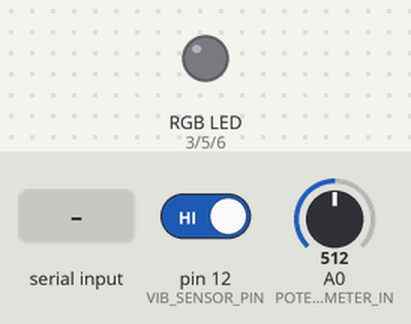
This program was run on a simulated Arduino Nano Every. On the bench: an RGB LED mixed from three pins (HIGH = lit). Inputs (shaded band) come from the test bench; at power-on: pin 12 (VIB_SENSOR_PIN) HIGH, A0 (POTENTIOMETER_IN) = 512. Dim RGB values are drawn brighter than linear; what the program prints to the serial monitor is not drawn.

Above: at 1.2 s.
1.3 s: "90,45\n" received over Serial
At 2.3 s:
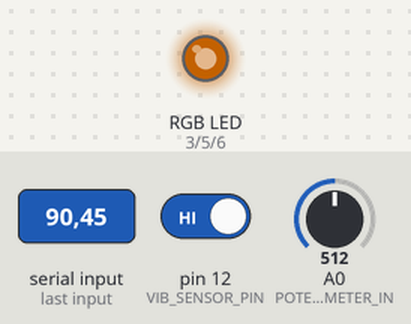
2.8 s: "30,150\n" received over Serial
At 3.4 s:
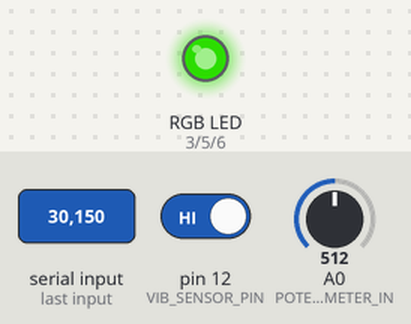
4.3 s: "5\n" received over Serial
At 4.6 s:
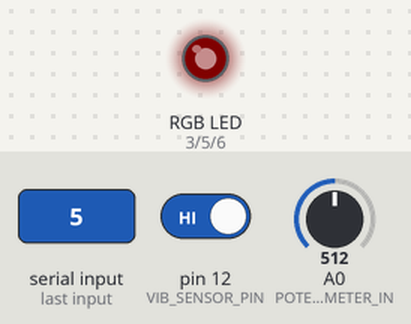
5.8 s: "90\n" received over Serial
At 6.9 s:
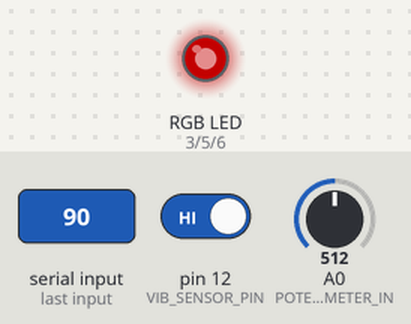
7.3 s: "200\n" received over Serial
At 8.0 s:
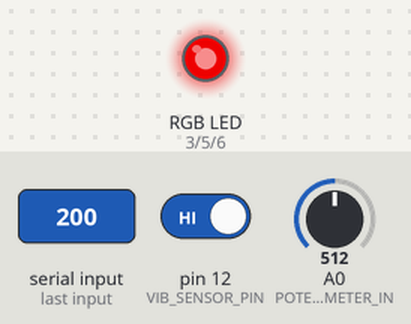
Timing chart, 0 to 10.3 s (numbered marks = the images above; inputs shaded):
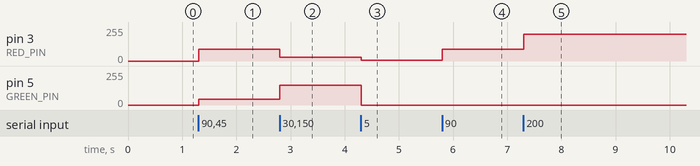

Measured:
- after the input at 1.3 s, pin 3 (RED_PIN): 0/255 → 90/255 at once; pin 5 (GREEN_PIN): 0/255 → 45/255 at once
- after the input at 2.8 s, pin 3 (RED_PIN): 90/255 → 30/255 at once; pin 5 (GREEN_PIN): 45/255 → 150/255 at once
- after the input at 4.3 s, pin 3 (RED_PIN): 30/255 → 5/255 at once; pin 5 (GREEN_PIN): 150/255 → 0/255 at once
- after the input at 5.8 s, pin 3 (RED_PIN): 5/255 → 90/255 at once
- after the input at 7.3 s, pin 3 (RED_PIN): 90/255 → 200/255 at once

The program:

main.cpp
```cpp
#include <Arduino.h>

#define RED_PIN 3
#define GREEN_PIN 5
#define BLUE_PIN 6
#define VIB_SENSOR_PIN 12
#define ANALOG_IN_MAX_VALUE 1023.0
#define POTENTIOMETER_IN A0

bool didVibrate = false;
size_t vibrationCount = 0;

void vibrated();

void setup() {
  // Add code here to set the pin modes for
  // the three pins connected to the LED
  // ??
  // ??
  // ??
  pinMode(VIB_SENSOR_PIN, INPUT_PULLUP);
  pinMode(POTENTIOMETER_IN, INPUT);

  attachInterrupt(digitalPinToInterrupt(VIB_SENSOR_PIN), vibrated, CHANGE);

  Serial.begin(115200);
}

void loop() {
  if (Serial.available()) {
    String line = Serial.readStringUntil('\n');

    int red;
    int green;
    int blue;
    sscanf(line.c_str(), "%d,%d,%d", &red, &green, &blue);

    // In the code below, replace the "3", "5", and "6"
    // with something that makes the code easier to read.
    analogWrite(3, red);
    analogWrite(5, green);
    analogWrite(6, blue);
  }

  int potentiometerValue = analogRead(POTENTIOMETER_IN);
  int percentage = 100 * (potentiometerValue / ANALOG_IN_MAX_VALUE);
  Serial.print(didVibrate ? 1 : 0, DEC);
  Serial.print(",");
  Serial.println(percentage, DEC);

  if (didVibrate) {
    vibrationCount++;
  }

  didVibrate = false;
  delay(10);
}

void vibrated()
{
  didVibrate = true;
}
```
